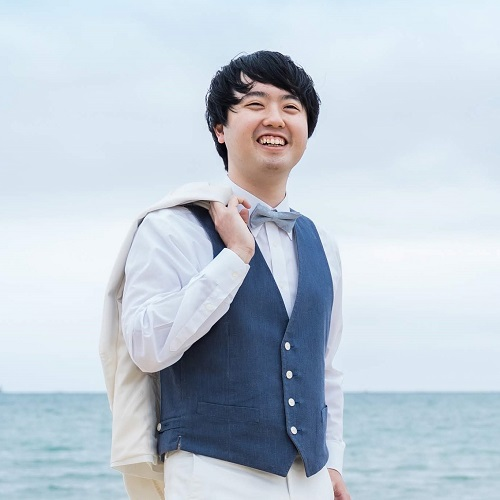
#> input picture src/book/即戦力になるためのディープラーニング開発実践ハンズオン/chapter1/face.jpg, 500 x 500 px
$ python list1-5-8_rotate.py
#> lines starting #> are read from the running program, lines starting #| are printed output that depends on the picture
import cv2

image = cv2.imread('face.jpg')
#> image is the input picture: shape (500, 500, 3); mean B, G, R 213, 201.4, 190.2

height, width = image.shape[:2]
#> height = 500; width = 500
center = (width / 2, height / 2)
#> center = (250, 250)
angle = 30
scale = 1
mat = cv2.getRotationMatrix2D(center, angle, scale)
image = cv2.warpAffine(image, mat, (width, height))
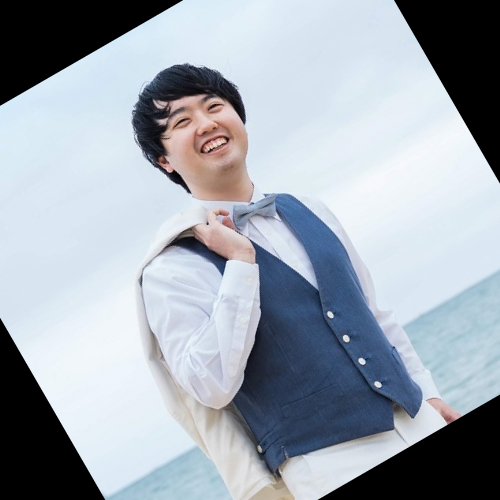
#> image: shape (500, 500, 3); mean B, G, R 177.3, 167.4, 159

cv2.imshow('preview', image)
cv2.waitKey()

$ run again, with src/book/即戦力になるためのディープラーニング開発実践ハンズオン/chapter1/side_profile.jpg copied over src/book/即戦力になるためのディープラーニング開発実践ハンズオン/chapter1/face.jpg
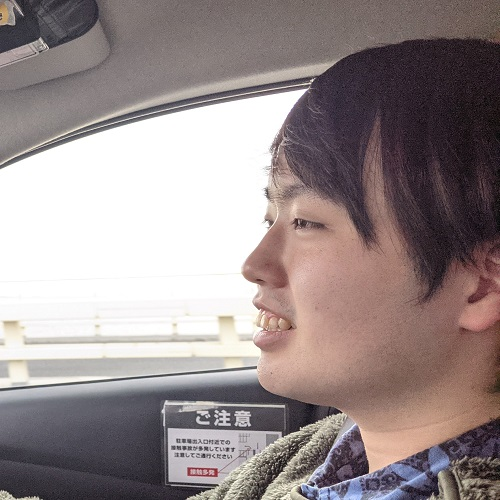
#> input picture src/book/即戦力になるためのディープラーニング開発実践ハンズオン/chapter1/side_profile.jpg, 500 x 500 px
#> image is the input picture: shape (500, 500, 3); mean B, G, R 140, 140.1, 152
#> `image = cv2.warpAffine(image, mat, (width, height))`:
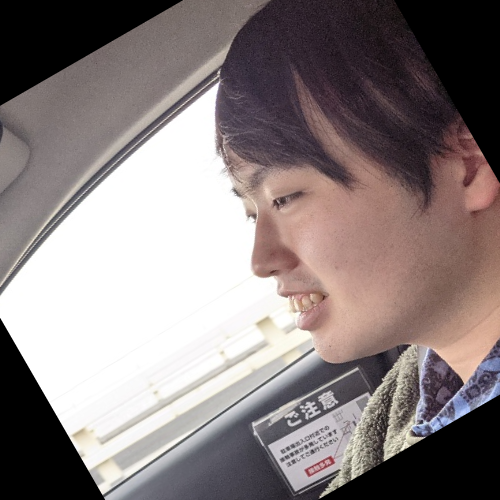
#> image: shape (500, 500, 3); mean B, G, R 126.8, 127.2, 137.4
